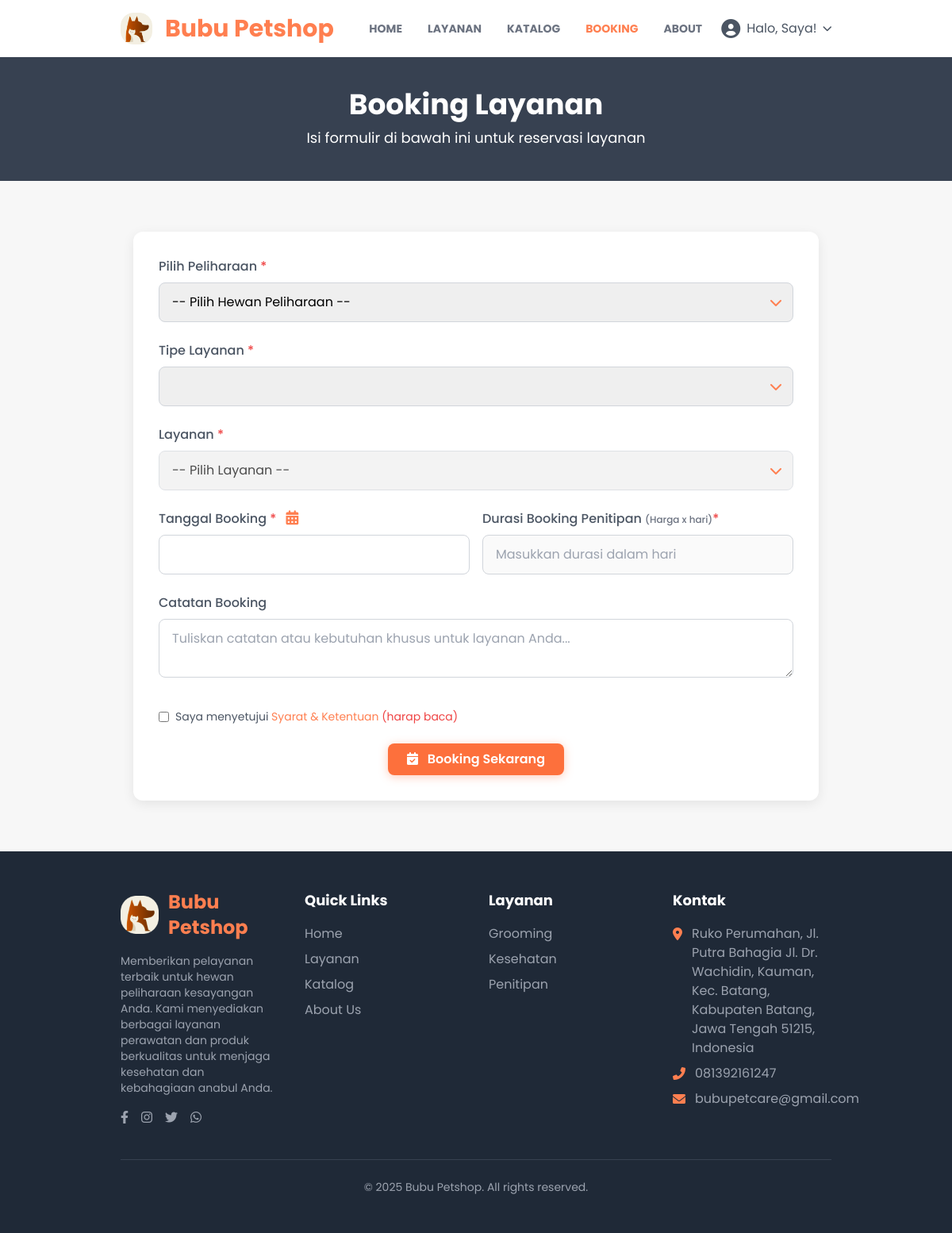
Screenshot of /booking/tambah (signed in) with the database file from the repository.
### detailpetcare/models.py (models this page shows, shortened)
class DetailPetcare(models.Model):
    id = models.AutoField(primary_key=True)
    nama_petcare = models.CharField(max_length=50)
    tlp_petcare = models.CharField(max_length=20)
    email_petcare = models.CharField(max_length=100)
    alamat_petcare = models.TextField(blank=True, null=True)
    maps_petcare = models.CharField(max_length=1000, blank=True, null=True)
    deskripsi_petcare = models.TextField(blank=True, null=True)
    rekening_petcare = models.CharField(max_length=100, blank=True, null=True)
    pemilik_rekening = models.CharField(max_length=100, blank=True, null=True)
    nama_bank = models.CharField(max_length=100, blank=True, null=True)
    class Meta:
        db_table = 'detail_petcare'
        verbose_name_plural = "Detail Petcare"

### user/models.py (models this page shows, shortened)
class User(AbstractBaseUser, PermissionsMixin):
    email = models.EmailField(unique=True)
    nama = models.CharField(max_length=50)
    no_hp = models.CharField(max_length=20, unique=True, blank=True, null=True)
    alamat = models.TextField(blank=True, null=True)
    is_staff = models.BooleanField(default=False)
    is_superuser = models.BooleanField(default=False)
    is_active = models.BooleanField(default=True)
    tgl_bergabung = models.DateTimeField(auto_now_add=True)
    last_login = models.DateTimeField(default=timezone.now)  # gunakan default, bukan auto_now
    objects = UserManager()
    USERNAME_FIELD = 'email'
    REQUIRED_FIELDS = ['nama']
    class Meta:
        db_table = 'user'

### bookinglayanan/views.py (the view, shortened to what this page needs)
# urls.py: path("tambah", views.tambah_booking, name="tambah_booking"),
def tambah_booking(request):
    if not request.user.is_authenticated:
        return redirect('user:login')
    user = request.user
    tipe_layanan_choices = BookingLayanan.JENIS_LAYANAN_CHOICES
    tipe_layanan_dict = {key: value for key, value in tipe_layanan_choices}
    layanan_grooming = LayananGrooming.objects.all()
    layanan_penitipan = LayananPenitipan.objects.all()
    layanan_kesehatan = LayananKesehatan.objects.all()
    layanan = {
        'grooming': [
            {
                'id': item.id_grooming,
                'nama_layanan': item.nama_grooming,
                'harga': float(item.harga_grooming)
            } for item in layanan_grooming
        ],
        'sitting': [
            {
                'id': item.id_penitipan,
                'nama_layanan': item.jenis_penitipan,
                'harga': float(item.harga_penitipan)
            } for item in layanan_penitipan
        ],
        'medical': [
            {
                'id': item.id_kesehatan,
                'nama_layanan': item.nama_kesehatan,
                'harga': float(item.harga_kesehatan)
            } for item in layanan_kesehatan
        ],
    }
    tipe_param = request.GET.get('tipe')
    id_param = request.GET.get('id')
    peliharaan = Peliharaan.objects.filter(id_user=user)
    context = {
      'title': "Buat Booking",
      'akun': user,
      'peliharaan': peliharaan,
      'tipe_layanan': tipe_layanan_dict,
      'layanan': {
        'grooming': [
          {
            'id': item.id_grooming,
            'nama_layanan': item.nama_grooming,
            'harga': float(item.harga_grooming)
          } for item in layanan_grooming
        ],
        'sitting': [
          {
            'id': item.id_penitipan,
            'nama_layanan': item.jenis_penitipan,
            'harga': float(item.harga_penitipan)
          } for item in layanan_penitipan
        ],
        'medical': [
          {
            'id': item.id_kesehatan,
            'nama_layanan': item.nama_kesehatan,
            'harga': float(item.harga_kesehatan)
          } for item in layanan_kesehatan
        ],
      },
      'auto_tipe': tipe_param,
      'auto_id': id_param,
    }
    return render(request, 'booking/booking.html', context)

### user/context_processors.py (called while the page is built)
def detail_petcare(request):
    try:
        detail = DetailPetcare.objects.first()
    except Exception:
        detail = None
    return {'detail_petcare': detail}

def current_route(request):
    match = request.resolver_match
    return {
        'namespace': match.namespace if match else '',
        'url_name': match.url_name if match else ''
    }

### templates/booking/booking.html (shortened to what this page needs)
{% extends "base.html" %}{% load static %}
{% block content %}
<div class="bg-gray-700 py-10 px-4 relative">
  <div class="container mx-auto text-center">
    <h1 class="text-4xl font-bold text-white mb-2">Booking Layanan</h1>
    <p class="text-white text-lg">Isi formulir di bawah ini untuk reservasi layanan</p>
  </div>
</div>
<section class="py-16">
  <div class="container mx-auto px-4 max-w-4xl">
    <div class="bg-white rounded-xl shadow-lg p-8 card-shadow">
      <form id="bookingForm" method="POST" action="" enctype="multipart/form-data">
        <div class="mb-6">
          <label for="id_hewan" class="form-label">Pilih Peliharaan <span class="text-red-500">*</span></label>
          <div class="select-wrapper">
            <select id="id_hewan" name="id_hewan" class="form-select" required>
              <option value="" disabled selected>-- Pilih Hewan Peliharaan --</option>
            </select>
          </div>
        </div>
        <div class="mb-6">
          <label for="id_tipe_layanan" class="form-label">Tipe Layanan <span class="text-red-500">*</span></label>
          <div class="select-wrapper">
            <select id="id_tipe_layanan" name="tipe_layanan" class="form-select" required>
            </select>
          </div>
        </div>
        <div class="mb-6">
          <label for="id_layanan" class="form-label">Layanan <span class="text-red-500">*</span></label>
          <div class="select-wrapper">
            <select id="id_layanan" name="layanan" class="form-select" required disabled>
              <option value="" disabled selected>-- Pilih Layanan --</option>
            </select>
          </div>
        </div>
        <div class="grid grid-cols-1 md:grid-cols-2 gap-4 mb-6">
          <div>
            <label for="id_tanggal" class="form-label">
              Tanggal Booking <span class="text-red-500">*</span>
              <button type="button" id="openCalendarBtn" class="ml-2 text-orange-theme focus:outline-none">
                <i class="fas fa-calendar-alt text-lg"></i>
              </button>
            </label>
            <input type="text" id="id_tanggal" name="tanggal" class="form-input" required>
          </div>
          <div>
            <label for="id_durasi" class="form-label">Durasi Booking Penitipan <span
                class="text-xs text-gray-500">(Harga x hari)</span><span class="text-red-500">*</span></label>
            <input type="number" id="id_durasi" name="durasi" class="form-input" min="1" required disabled
              placeholder="Masukkan durasi dalam hari">
          </div>
        </div>
        <div class="mb-8">
          <label for="id_catatan" class="form-label">Catatan Booking</label>
          <textarea id="id_catatan" name="catatan" class="form-input min-h-[120px] resize-y"
            placeholder="Tuliskan catatan atau kebutuhan khusus untuk layanan Anda..."></textarea>
        </div>
        <div class="mb-6">
          <div class="flex items-start">
            <input id="id_terms" type="checkbox" class="form-checkbox mt-1" required />
            <label for="id_terms" class="ml-2 text-sm text-gray-600">
              Saya menyetujui
              <a href="#" id="openTerms" class="text-orange-theme hover:underline">
                Syarat & Ketentuan
              </a>
              <span class="text-xs md:text-sm text-red-500 mb-2">(harap baca)</span>
            </label>
          </div>
        </div>
        <div class="text-center">
          <button type="submit" class="btn-modern px-8 py-3">
            <i class="fas fa-calendar-check mr-2"></i> Booking Sekarang
          </button>
        </div>
      </form>
    </div>
  </div>
</section>
{% endblock content %}
{% block scriptsheet %}
<link rel="stylesheet" href="https://cdn.jsdelivr.net/npm/flatpickr/dist/themes/material_blue.css">
{% endblock scriptsheet %}

### templates/snippets/navbar.html (shortened to what this page needs)
{% load static %}
<nav id="navbar" class="bg-white py-4 shadow-md transition-all duration-300 ease-in-out">
  <div class="container mx-auto px-8 md:px-16 flex items-center">
    <a href="{% url 'home:index' %}" class="flex items-center flex-shrink-0">
      <img src="{% static 'base-img/icon.png' %}" alt="Bubu Petshop Logo" class="w-8 md:w-10 mr-2 md:mr-4" />
      <span class="text-xl md:text-3xl font-bold text-orange-theme rounded-md">{{ detail_petcare.nama_petcare }}</span>
    </a>
    <div id="navbar-menu" class="navbar-menu hidden lg:flex lg:items-center lg:w-auto w-full">
      <div class="text-sm lg:flex lg:mr-4">
        <a href="{% url 'home:index' %}"
          class="block mt-4 lg:inline-block lg:mt-0 text-gray-500 font-bold uppercase hover-text-orange-theme mr-4 p-2 rounded-md transition-colors duration-200 {% if namespace == 'home' %}text-orange-theme{% endif %}">HOME</a>
        <a href="{% url 'home:index' %}#layanan"
          class="block mt-4 lg:inline-block lg:mt-0 text-gray-500 font-bold uppercase hover-text-orange-theme mr-4 p-2 rounded-md transition-colors duration-200">LAYANAN
          <a href="{% url 'home:index' %}#katalog"
            class="block mt-4 lg:inline-block lg:mt-0 text-gray-500 font-bold uppercase hover-text-orange-theme mr-4 p-2 rounded-md transition-colors duration-200">KATALOG</a>
          {% if user.is_authenticated %}
          <a href="{% url 'bookinglayanan:index' %}"
            class="block mt-4 lg:inline-block lg:mt-0 text-gray-500 font-bold uppercase hover-text-orange-theme mr-4 p-2 rounded-md transition-colors duration-200 {% if namespace == 'bookinglayanan' %}text-orange-theme{% endif %}">
            BOOKING</a>
          {% endif %}
          <a href="{% url 'home:index' %}#about"
            class="block mt-4 lg:inline-block lg:mt-0 text-gray-500 font-bold uppercase hover-text-orange-theme p-2 rounded-md transition-colors duration-200">ABOUT</a>
      </div>
      <div id="auth-section" class="user-auth-section w-full lg:w-auto flex justify-center items-center mt-4 lg:mt-0">
        {% if not user.is_authenticated %}
        <a href="{% url 'user:login' %}" class="btn-modern">
          Masuk
        </a>
        {% else %}
        <div id="user-dropdown" class="user-menu relative flex justify-center">
          <button id="profile-button"
            class="flex items-center justify-center space-x-2 text-gray-600 hover-text-orange-theme focus:outline-none">
            <i class="fas fa-user-circle text-2xl"></i>
            <span class="inline">Halo, {{ user.nama }}!</span>
            <i class="fas fa-chevron-down text-xs"></i>
          </button>
        </div>
        {% endif %}
      </div>
    </div>
  </div>
</nav>

### templates/snippets/footer.html
{% load static %}
<footer class="bg-gray-800 text-white py-12">
  <div class="container mx-auto px-4 md:px-8 lg:px-16">
    <div class="grid grid-cols-1 md:grid-cols-2 lg:grid-cols-4 gap-8">
      <div class="col-span-1 md:col-span-2 lg:col-span-1">
        <div class="flex items-center mb-4">
          <img src="{% static 'base-img/icon.png' %}" alt="Bubu Petshop Logo" class="w-12 mr-3">
          <span class="text-2xl font-bold text-orange-theme">{{ detail_petcare.nama_petcare }}</span>
        </div>
        <p class="text-sm text-gray-400 mb-4">
          Memberikan pelayanan terbaik untuk hewan peliharaan kesayangan Anda. Kami menyediakan berbagai layanan
          perawatan dan produk berkualitas untuk menjaga kesehatan dan kebahagiaan anabul Anda.
        </p>
        <div class="flex space-x-4">
          <a href="#" class="text-gray-400 hover:text-orange-theme transition-colors duration-300">
            <i class="fab fa-facebook-f"></i>
          </a>
          <a href="#" class="text-gray-400 hover:text-orange-theme transition-colors duration-300">
            <i class="fab fa-instagram"></i>
          </a>
          <a href="#" class="text-gray-400 hover:text-orange-theme transition-colors duration-300">
            <i class="fab fa-twitter"></i>
          </a>
          <a href="#" class="text-gray-400 hover:text-orange-theme transition-colors duration-300">
            <i class="fab fa-whatsapp"></i>
          </a>
        </div>
      </div>
      <div>
        <h3 class="text-lg font-bold mb-4 text-white">Quick Links</h3>
        <ul class="space-y-2">
          <li><a href="{% url 'home:index' %}"
              class="text-gray-400 hover:text-orange-theme transition-colors duration-300">Home</a>
          </li>
          <li><a href="{% url 'home:index' %}#layanan"
              class="text-gray-400 hover:text-orange-theme transition-colors duration-300">Layanan</a>
          </li>
          <li><a href="{% url 'home:index' %}#katalog"
              class="text-gray-400 hover:text-orange-theme transition-colors duration-300">Katalog</a>
          </li>
          <li><a href="{% url 'home:index' %}#about"
              class="text-gray-400 hover:text-orange-theme transition-colors duration-300">About Us</a>
          </li>
        </ul>
      </div>
      <div>
        <h3 class="text-lg font-bold mb-4 text-white">Layanan</h3>
        <ul class="space-y-2">
          <li><a href="{% url 'bookinglayanan:index' %}"
              class="text-gray-400 hover:text-orange-theme transition-colors duration-300">Grooming</a></li>
          <li><a href="{% url 'bookinglayanan:index' %}"
              class="text-gray-400 hover:text-orange-theme transition-colors duration-300">Kesehatan</a></li>
          <li><a href="{% url 'bookinglayanan:index' %}"
              class="text-gray-400 hover:text-orange-theme transition-colors duration-300">Penitipan</a></li>
        </ul>
      </div>
      <div>
        <h3 class="text-lg font-bold mb-4 text-white">Kontak</h3>
        <ul class="space-y-2">
          <li class="flex items-start">
            <i class="fas fa-map-marker-alt text-orange-theme mt-1 mr-3"></i>
            <span class="text-gray-400">{{detail_petcare.alamat_petcare}}</span>
          </li>
          <li class="flex items-center">
            <i class="fas fa-phone-alt text-orange-theme mr-3"></i>
            <span class="text-gray-400">{{ detail_petcare.tlp_petcare }}</span>
          </li>
          <li class="flex items-center">
            <i class="fas fa-envelope text-orange-theme mr-3"></i>
            <span class="text-gray-400">{{ detail_petcare.email_petcare }}</span>
          </li>
        </ul>
      </div>
    </div>
    <div class="border-t border-gray-700 mt-10 pt-6 text-center text-gray-400 text-sm">
      <p>&copy; 2025 Bubu Petshop. All rights reserved.</p>
    </div>
  </div>
</footer>

### static/css/style.css (style rules this page uses)
html { scroll-behavior: smooth; }
body { font-family: 'Poppins', sans-serif; background-color: #f7f7f7; overflow-x: hidden; }
.text-orange-theme { color: #FF7F50; }
.btn-modern { background-color: #fd703c; color: white; font-weight: 600; padding: 0.5rem 1.5rem; border-radius: 0.5rem; box-shadow: 0 2px 12px rgba(255, 127, 80, 0.4); transition: all 0.3s ease; border: none; outline: none; position: relative; overflow: hidden; cursor: pointer; display: inline-block; text-align: center; white-space: nowrap; }
.card-shadow { box-shadow: 0 4px 15px rgba(0, 0, 0, 0.08); }
.form-input { width: 100%; padding: 0.75rem 1rem; border-radius: 0.5rem; border: 1px solid #d1d5db; transition: all 0.3s ease; }
.form-select { width: 100%; padding: 0.75rem 1rem; border-radius: 0.5rem; border: 1px solid #d1d5db; transition: all 0.3s ease; appearance: none; }
.form-label { display: block; color: #4b5563; font-weight: 500; margin-bottom: 0.5rem; }
.select-wrapper { position: relative; }
.select-wrapper:after { content: "\f078"; font-family: "Font Awesome 5 Free"; font-weight: 900; position: absolute; right: 15px; top: 50%; transform: translateY(-50%); color: #FF7F50; pointer-events: none; }

### rows the page displays
DetailPetcare: nama_petcare "Bubu Petshop", alamat_petcare "Ruko Perumahan, Jl. Putra Bahagia Jl. Dr. Wachidin, Kauman, Kec. Batang, Kabupaten Batang, Jawa Tengah 51215, Indonesia", tlp_petcare "081392161247", email_petcare "bubupetcare@gmail.com"
User: nama "Saya"
